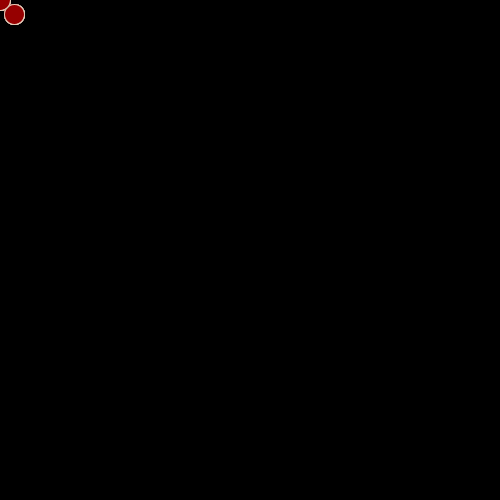
Frame 1 (no input)
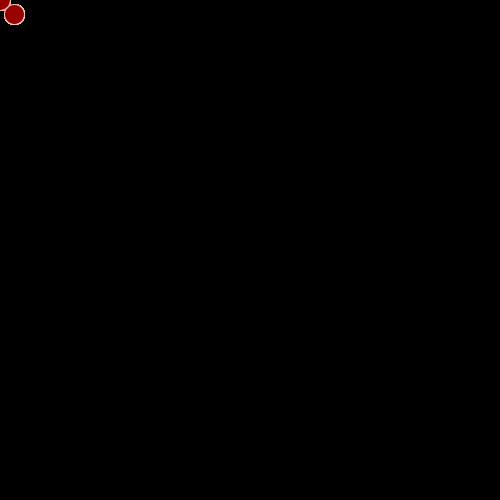
Frame 60 (the mouse pressed at the canvas centre just before this capture)
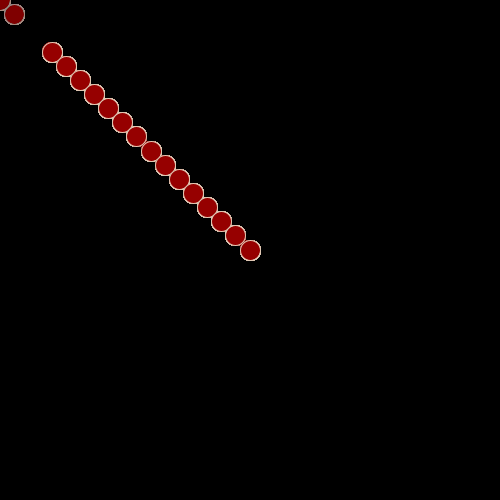
Frame 120 (the mouse held since frame 60 and released just before this capture)

The Processing sketch that drew these frames (run headless with seeded random() and noise(); from frame 60 on, the mouse is pressed at the canvas centre):

// Processing sketch: processing_181260
// ── processing_181260.pde

ball[] b;


void setup()
{
  size(500, 500);
  background(0);
  b = new ball[15];
  for (int i = 0; i < b.length; i++)  { b[i] = new ball(0.1, 0.1); }
}


void draw()
{
  noStroke();
  fill(0, 1);
  rect(0, 0, width, height);
   
  b[b.length-1].x = mouseX;
  b[b.length-1].y = mouseY;
  
  for (int i = b.length - 2; i >= 0; i--)  { b[i].adjust(b[i+1].x, b[i+1].y); }  
  for (int i = 0; i < b.length; i++ )  { b[i].display(); }
}

void keyPressed()
{
  background(0);
}


class ball
{
  int diam;
  float x, y;
  
  ball(float x_, float y_)
  {
    diam = 20;
    x = x_;
    y = y_;
  }
  
  void adjust(float biX, float biY)
  {
    float theta = verifyAngle(biX - x, biY - y);
    x = biX - diam*cos(theta);
    y = biY - diam*sin(theta);
  }
  
  void display()
  {
    stroke(225,200,180);
    fill(150, 0, 0);
    ellipse(x, y, diam, diam);
  } 
  
}


float verifyAngle(float vx, float vy)
{ 
  PVector h = new PVector(1, 0, 0);
  PVector vec = new PVector(vx, vy, 0);
  
  float angle = PVector.angleBetween(h, vec);
  if (vy < h.y)  { angle = TWO_PI - angle; }
  return angle;
}
